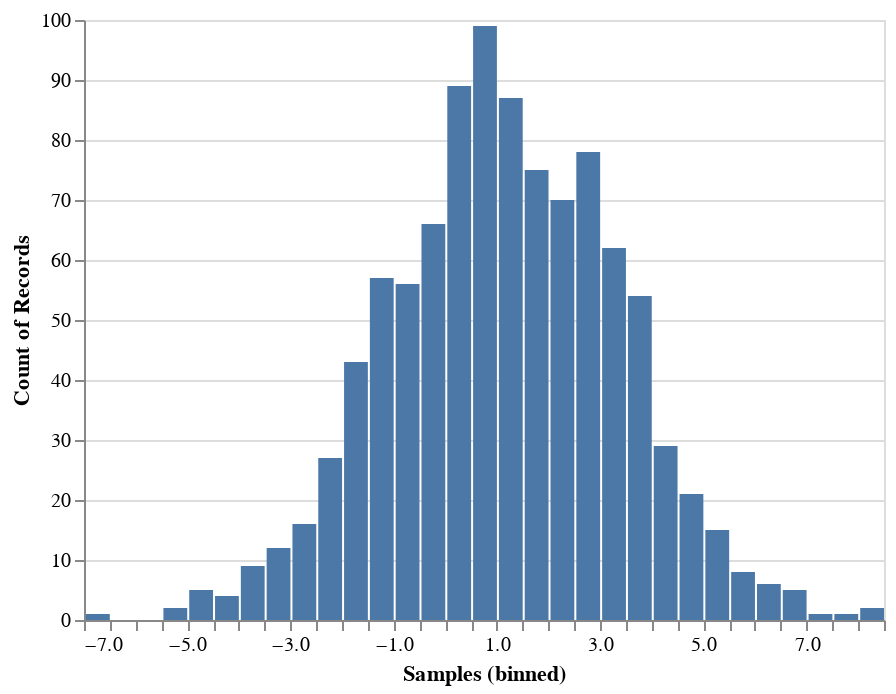

Notebook source saved alongside this figure:
### Code cell
df_2 = pd.DataFrame({"Samples":samples_2})
alt.Chart(df_2).mark_bar().encode(
    alt.X("Samples:Q", bin=alt.Bin(maxbins=50)),
    y = 'count()'
)

### Figure 1 — Vega-Lite specification as saved in the notebook (floating-point values rounded to 4 significant figures; data arrays with more than 128 entries replaced by an {"elided": "..."} marker saying what was removed)
{"config": {"view": {"continuousWidth": 400, "continuousHeight": 300}}, "data": {"name": "data-601f8ae1efc104a395c7236728d582ef"}, "mark": "bar", "encoding": {"x": {"type": "quantitative", "bin": {"maxbins": 50}, "field": "Samples"}, "y": {"type": "quantitative", "aggregate": "count"}}, "$schema": "https://vega.github.io/schema/vega-lite/v4.8.1.json", "datasets": {"data-601f8ae1efc104a395c7236728d582ef": {"elided": "1000 records"}}}
